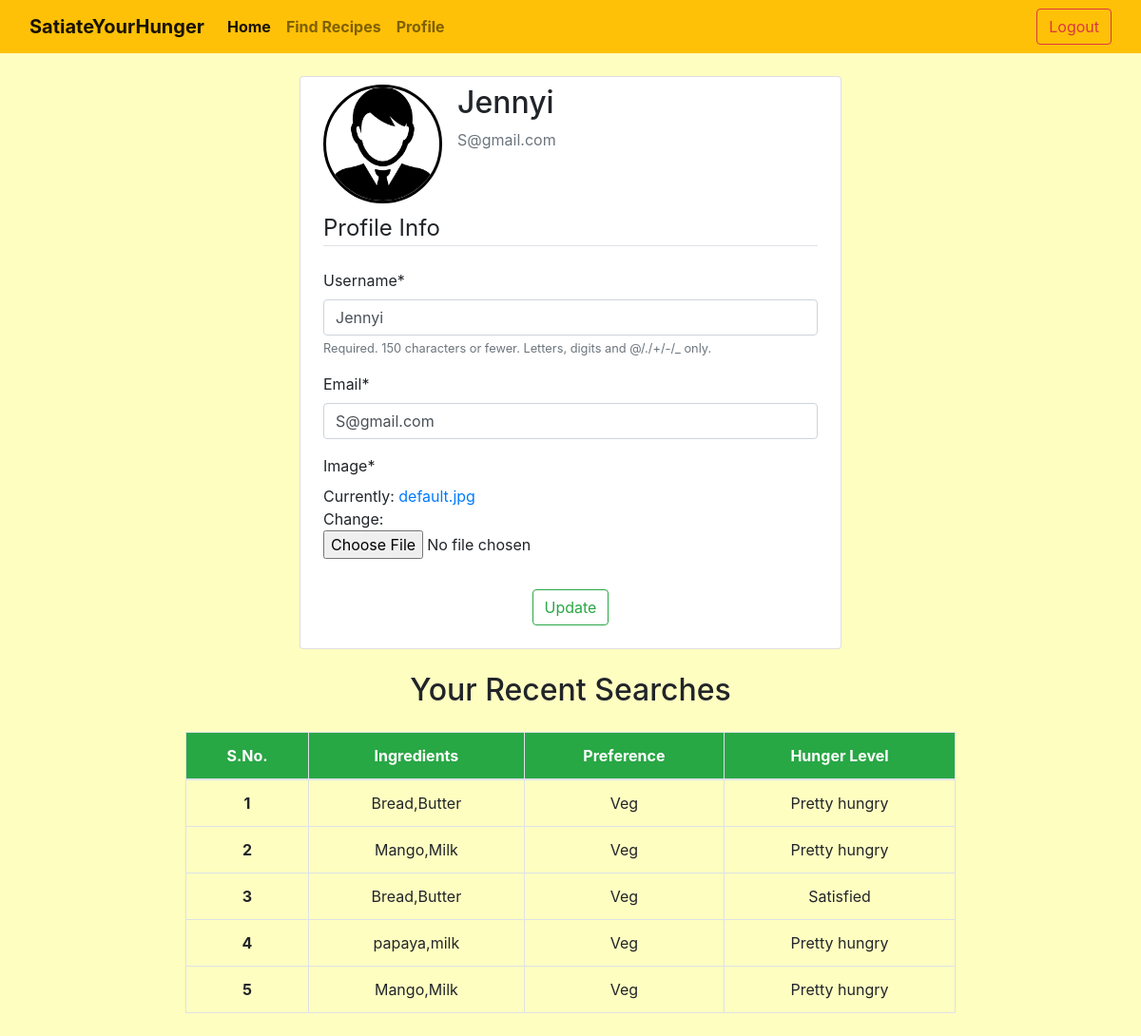
Before: /user/profile/ (signed in) with the older database file.
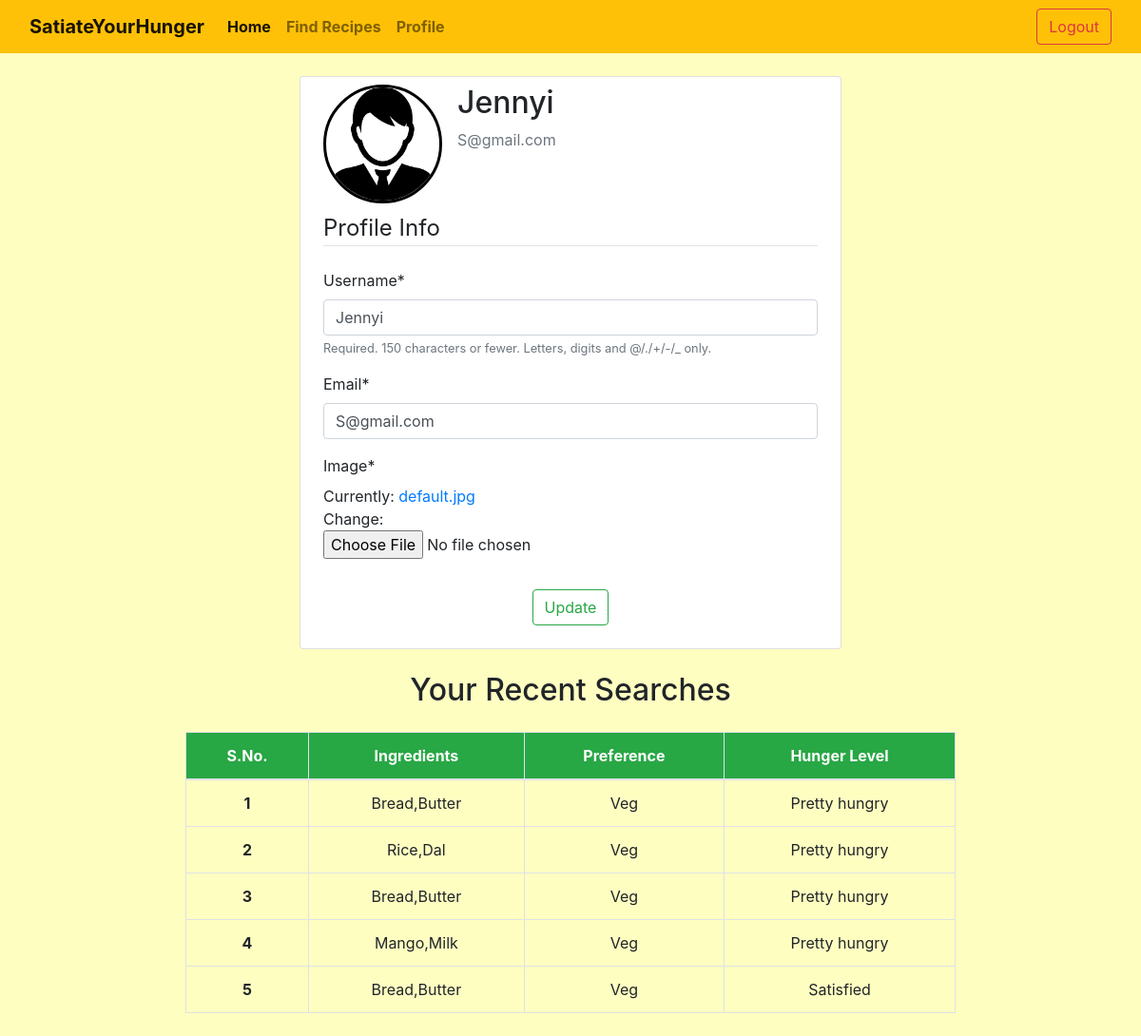
After: the same page with the newer database file.
### users/models.py (models this page shows, shortened)
class CustomUser(AbstractUser):
    locality = models.CharField(max_length=150)
    pincode = models.CharField(max_length=6)
    city = models.CharField(max_length=50)
    state = models.CharField(max_length=50)

class Profile(models.Model):
    user = models.OneToOneField(CustomUser,on_delete=models.CASCADE)
    image = models.ImageField(default='default.jpg',upload_to='profile_pics')

### recipes/models.py (models this page shows, shortened)
class RecentSearches(models.Model):
    user = models.ForeignKey(CustomUser,on_delete=models.CASCADE,null=True)
    ingredients = models.CharField(max_length=1000)
    food_cat = models.CharField(max_length=20)
    hunger_level = models.CharField(max_length=50)
    class Meta:
        verbose_name_plural = 'RecentSearches'

### users/views.py (the view)
# urls.py: path('profile/',views.profile,name="profile"),
@login_required
def profile(request):
    if request.method=="POST":
        u_form = UserUpdateForm(request.POST,instance=request.user)
        p_form = ProfileUpdateForm(request.POST,request.FILES,instance=request.user.profile)
        if u_form.is_valid() and p_form.is_valid():
            u_form.save()
            p_form.save()
            messages.success(request,'Your account info has been updated!')
            return redirect('profile')
    else:
        u_form = UserUpdateForm(instance=request.user)
        p_form = ProfileUpdateForm(instance=request.user.profile)
        recent_searches = RecentSearches.objects.filter(user=request.user).order_by('-id')[:5]
        if recent_searches:
            context = { 'u_form':u_form,
                        'p_form':p_form,
                        'recent_searches':recent_searches}
        else:
            context = { 'u_form':u_form,
                        'p_form':p_form,}
    return render(request,'users/profile.html',context)

### users/forms.py
class UserUpdateForm(forms.ModelForm):
    email = forms.EmailField()
    class Meta:
        model = CustomUser
        fields = ['username','email']

class ProfileUpdateForm(forms.ModelForm):
    class Meta:
        model = Profile
        fields = ['image']

### users/templates/users/profile.html (shortened to what this page needs)
{% extends "main_app/index.html" %}
{% load crispy_forms_tags %}
{% block content %}
<div class="container" style="max-width: 50%;">
    <div class="card px-4 py-2 my-4">
        <div class="media">
        <img class="rounded-circle account-img" style="border: 3px solid black;" src="{{ user.profile.image.url }}" height="125" width="125">
        <div class="media-body">
            <h2 class="account-heading ml-3">{{ user.username }}</h2>
            <p class="text-secondary ml-3">{{ user.email }}</p>
        </div>
        </div>
        <form method="POST" enctype="multipart/form-data">
            <fieldset class="form-group">
                <legend class="border-bottom mb-4 pt-2">Profile Info</legend>
                {{ u_form|crispy }}
                {{ p_form|crispy }}
            </fieldset>
            <div class="form-group text-center">
                <button class="btn btn-outline-success" type="submit">Update</button>
            </div>
        </form>
    </div>
</div>
<div class="container mb-4" style="max-width: 70%;">
<h2 class="text-center mb-4">Your Recent Searches</h2>
    {% if not recent_searches %}
    <div class="card mb-4">
        <div class="card-body">
        <h5 class="card-title text-center">You have no searches yet!</h5>
        </div>
    </div>
    {% else %}
    <table class="table table-bordered table-hover text-center">
        <thead>
          <tr class="bg-success text-white">
            <th scope="col">S.No.</th>
            <th scope="col">Ingredients</th>
            <th scope="col">Preference</th>
            <th scope="col">Hunger Level</th>
          </tr>
        </thead>
        <tbody>
        {% for i in recent_searches %}
          <tr>
            <th scope="row">{{ forloop.counter }}</th>
            <td>{{ i.ingredients }}</td>
            <td>{{ i.food_cat }}</td>
            <td>{{ i.hunger_level }}</td>
        {% endfor %}
        </tbody>
      </table>
    </div>
      {% endif %}
{% endblock content%}

### main_app/templates/main_app/index.html (shortened to what this page needs)
{% load static %}
<!doctype html>
<html lang="en">
<head>
  <link rel="stylesheet" href="https://cdn.jsdelivr.net/npm/bootstrap@4.5.3/dist/css/bootstrap.min.css"
>
  <link rel="stylesheet" href="{% static 'css/style.css' %}" type="text/css">
</head>
<body>
  <nav class="navbar navbar-expand-lg navbar-light bg-warning font-weight-bold">
    <div class="container-fluid">
      <a class="navbar-brand" href="{% url 'home' %}">SatiateYourHunger</a>
      <div class="collapse navbar-collapse" id="navbarSupportedContent">
        <ul class="navbar-nav me-auto mb-2 mb-lg-0">
          <li class="nav-item">
            <a class="nav-link active" aria-current="page" href="{% url 'home' %}">Home</a>
          </li>
          <li class="nav-item">
            <a class="nav-link" href="{% url 'find_recipe' %}">Find Recipes</a>
          </li>
          <li class="nav-item">
            <a class="nav-link" href="{% url 'profile' %}">Profile</a>
          </li>
      </div>
      <ul class="nav justify-content-end">
        <li class="nav-item">
          <a href="{% url 'logout' %}" class="btn btn-outline-danger">Logout</a>
        </li>
      </ul>
    </div>
  </nav>
  {% block content %}{% endblock content %}
</body>
</html>

### recipes/static/css/style.css (style rules this page uses)
body { margin: 0; padding: 0; }

Changed rows visible on the page:
no longer on this page (row unchanged): RecentSearches: ingredients "papaya,milk", food_cat "Veg", hunger_level "Pretty hungry"
no longer on this page (row unchanged): RecentSearches: ingredients "Mango,Milk", food_cat "Veg", hunger_level "Pretty hungry"
added RecentSearches: ingredients "Bread,Butter", food_cat "Veg", hunger_level "Pretty hungry"
added RecentSearches: ingredients "Rice,Dal", food_cat "Veg", hunger_level "Pretty hungry"
